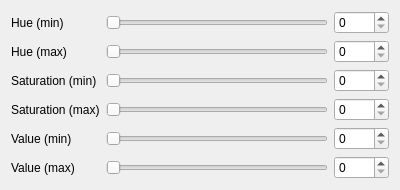
<?xml version="1.0" encoding="UTF-8"?>
<ui version="4.0">
 <class>HSVThreshold</class>
 <widget class="QWidget" name="HSVThreshold">
  <property name="geometry">
   <rect>
    <x>0</x>
    <y>0</y>
    <width>400</width>
    <height>190</height>
   </rect>
  </property>
  <property name="windowTitle">
   <string>Form</string>
  </property>
  <layout class="QFormLayout" name="layout">
   <item row="0" column="0">
    <widget class="QLabel" name="labelHueMin">
     <property name="text">
      <string>Hue (min)</string>
     </property>
    </widget>
   </item>
   <item row="0" column="1">
    <layout class="QHBoxLayout" name="layoutHueMin">
     <item>
      <widget class="QSlider" name="sliderHueMin">
       <property name="sizePolicy">
        <sizepolicy hsizetype="Expanding" vsizetype="Fixed">
         <horstretch>4</horstretch>
         <verstretch>0</verstretch>
        </sizepolicy>
       </property>
       <property name="maximum">
        <number>255</number>
       </property>
       <property name="orientation">
        <enum>Qt::Orientation::Horizontal</enum>
       </property>
      </widget>
     </item>
     <item>
      <widget class="QSpinBox" name="spinboxHueMin">
       <property name="sizePolicy">
        <sizepolicy hsizetype="Minimum" vsizetype="Fixed">
         <horstretch>1</horstretch>
         <verstretch>0</verstretch>
        </sizepolicy>
       </property>
       <property name="maximum">
        <number>255</number>
       </property>
      </widget>
     </item>
    </layout>
   </item>
   <item row="1" column="0">
    <widget class="QLabel" name="labelHueMax">
     <property name="text">
      <string>Hue (max)</string>
     </property>
    </widget>
   </item>
   <item row="1" column="1">
    <layout class="QHBoxLayout" name="layoutHueMax">
     <item>
      <widget class="QSlider" name="sliderHueMax">
       <property name="sizePolicy">
        <sizepolicy hsizetype="Expanding" vsizetype="Fixed">
         <horstretch>4</horstretch>
         <verstretch>0</verstretch>
        </sizepolicy>
       </property>
       <property name="maximum">
        <number>255</number>
       </property>
       <property name="orientation">
        <enum>Qt::Orientation::Horizontal</enum>
       </property>
      </widget>
     </item>
     <item>
      <widget class="QSpinBox" name="spinboxHueMax">
       <property name="sizePolicy">
        <sizepolicy hsizetype="Minimum" vsizetype="Fixed">
         <horstretch>1</horstretch>
         <verstretch>0</verstretch>
        </sizepolicy>
       </property>
       <property name="maximum">
        <number>255</number>
       </property>
      </widget>
     </item>
    </layout>
   </item>
   <item row="2" column="0">
    <widget class="QLabel" name="labelSaturationMin">
     <property name="text">
      <string>Saturation (min)</string>
     </property>
    </widget>
   </item>
   <item row="2" column="1">
    <layout class="QHBoxLayout" name="layoutSaturationMin">
     <item>
      <widget class="QSlider" name="sliderSaturationMin">
       <property name="sizePolicy">
        <sizepolicy hsizetype="Expanding" vsizetype="Fixed">
         <horstretch>4</horstretch>
         <verstretch>0</verstretch>
        </sizepolicy>
       </property>
       <property name="maximum">
        <number>255</number>
       </property>
       <property name="orientation">
        <enum>Qt::Orientation::Horizontal</enum>
       </property>
      </widget>
     </item>
     <item>
      <widget class="QSpinBox" name="spinboxSaturationMin">
       <property name="sizePolicy">
        <sizepolicy hsizetype="Minimum" vsizetype="Fixed">
         <horstretch>1</horstretch>
         <verstretch>0</verstretch>
        </sizepolicy>
       </property>
       <property name="maximum">
        <number>255</number>
       </property>
      </widget>
     </item>
    </layout>
   </item>
   <item row="3" column="0">
    <widget class="QLabel" name="labelSaturationMax">
     <property name="text">
      <string>Saturation (max)</string>
     </property>
    </widget>
   </item>
   <item row="3" column="1">
    <layout class="QHBoxLayout" name="layoutSaturationMax">
     <item>
      <widget class="QSlider" name="sliderSaturationMax">
       <property name="sizePolicy">
        <sizepolicy hsizetype="Expanding" vsizetype="Fixed">
         <horstretch>4</horstretch>
         <verstretch>0</verstretch>
        </sizepolicy>
       </property>
       <property name="maximum">
        <number>255</number>
       </property>
       <property name="orientation">
        <enum>Qt::Orientation::Horizontal</enum>
       </property>
      </widget>
     </item>
     <item>
      <widget class="QSpinBox" name="spinboxSaturationMax">
       <property name="sizePolicy">
        <sizepolicy hsizetype="Minimum" vsizetype="Fixed">
         <horstretch>1</horstretch>
         <verstretch>0</verstretch>
        </sizepolicy>
       </property>
       <property name="maximum">
        <number>255</number>
       </property>
      </widget>
     </item>
    </layout>
   </item>
   <item row="4" column="0">
    <widget class="QLabel" name="labelValueMin">
     <property name="text">
      <string>Value (min)</string>
     </property>
    </widget>
   </item>
   <item row="4" column="1">
    <layout class="QHBoxLayout" name="layoutValueMin">
     <item>
      <widget class="QSlider" name="sliderValueMin">
       <property name="sizePolicy">
        <sizepolicy hsizetype="Expanding" vsizetype="Fixed">
         <horstretch>4</horstretch>
         <verstretch>0</verstretch>
        </sizepolicy>
       </property>
       <property name="maximum">
        <number>255</number>
       </property>
       <property name="orientation">
        <enum>Qt::Orientation::Horizontal</enum>
       </property>
      </widget>
     </item>
     <item>
      <widget class="QSpinBox" name="spinboxValueMin">
       <property name="sizePolicy">
        <sizepolicy hsizetype="Minimum" vsizetype="Fixed">
         <horstretch>1</horstretch>
         <verstretch>0</verstretch>
        </sizepolicy>
       </property>
       <property name="maximum">
        <number>255</number>
       </property>
      </widget>
     </item>
    </layout>
   </item>
   <item row="5" column="0">
    <widget class="QLabel" name="labelValueMax">
     <property name="text">
      <string>Value (max)</string>
     </property>
    </widget>
   </item>
   <item row="5" column="1">
    <layout class="QHBoxLayout" name="layoutValueMax">
     <item>
      <widget class="QSlider" name="sliderValueMax">
       <property name="sizePolicy">
        <sizepolicy hsizetype="Expanding" vsizetype="Fixed">
         <horstretch>4</horstretch>
         <verstretch>0</verstretch>
        </sizepolicy>
       </property>
       <property name="maximum">
        <number>255</number>
       </property>
       <property name="orientation">
        <enum>Qt::Orientation::Horizontal</enum>
       </property>
      </widget>
     </item>
     <item>
      <widget class="QSpinBox" name="spinboxValueMax">
       <property name="sizePolicy">
        <sizepolicy hsizetype="Minimum" vsizetype="Fixed">
         <horstretch>1</horstretch>
         <verstretch>0</verstretch>
        </sizepolicy>
       </property>
       <property name="maximum">
        <number>255</number>
       </property>
      </widget>
     </item>
    </layout>
   </item>
  </layout>
 </widget>
 <resources/>
 <connections/>
</ui>
